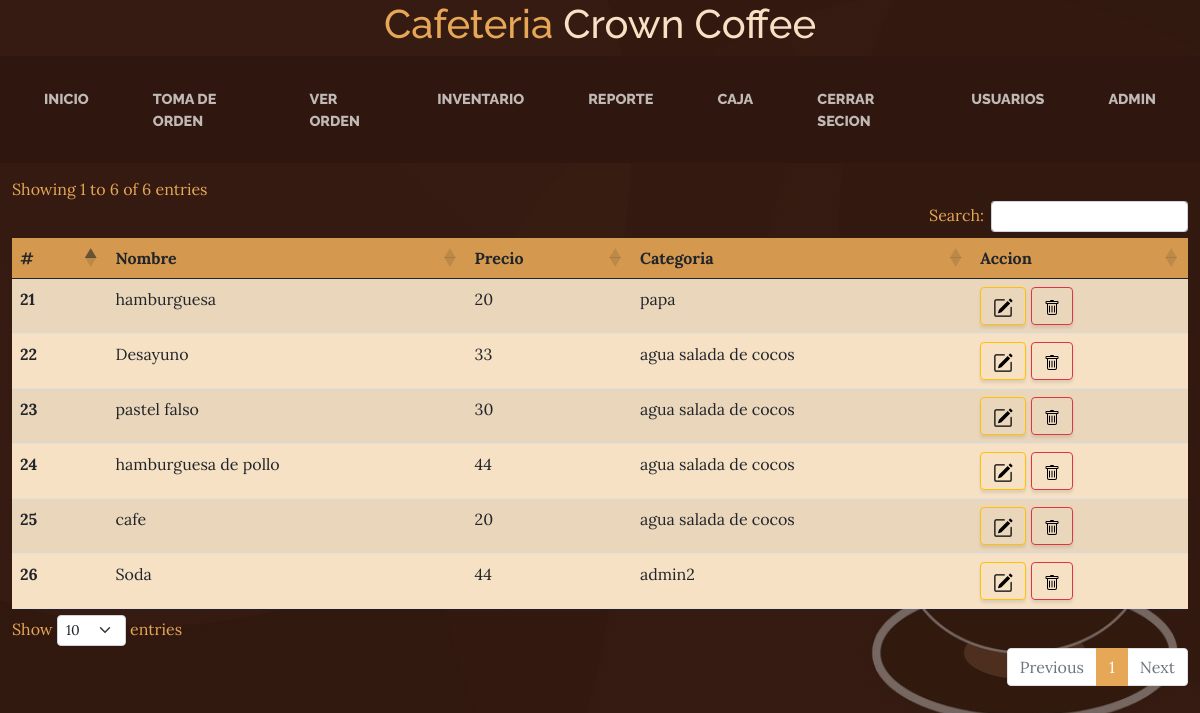
The app's page /inv-recetasprincipal.php (signed in) with its own data.
### tables this page shows
CREATE TABLE `producto_menu` (
  `id_producto_m` int(11) NOT NULL,
  `nombre_prod_m` varchar(255) NOT NULL,
  `costo_prod_m` int(11) NOT NULL,
  `precio_prod_m` int(11) NOT NULL,
  `id_uni_m` int(11) NOT NULL,
  `estado_prod_m` int(11) DEFAULT 1,
  `visible_prod_m` int(11) DEFAULT 1,
  `tmprepa_prod_m` varchar(255) DEFAULT NULL,
  `descrip_prod_m` varchar(255) NOT NULL,
  `id_cat_prod_menu` int(11) NOT NULL,
  `img` mediumblob DEFAULT NULL,
  `nombre_img` varchar(100) DEFAULT NULL,
  `tipo_img` varchar(50) DEFAULT NULL
);

CREATE TABLE `categoria_prod_menu` (
  `id_cat_prod_menu` int(11) NOT NULL,
  `nombre_cat` varchar(100) NOT NULL,
  `descripcion_cat` varchar(255) DEFAULT NULL
);

### inv-recetasprincipal.php (the view, shortened to what this page needs)
<?php
    include("db.php");
?>
<?php include("includes/header.php"); ?>
<?php include("includes/nav.php"); ?>
    <div class="container-xxl text-primary">
        <table class="table table-striped compact" id="datatable">
            <thead class="cta">
                <tr>
                    <th scope="col">#</th>
                    <th scope="col">Nombre</th>
                    <th scope="col">Precio</th>
                    <th scope="col">Categoria</th>
                    <th scope="col">Accion</th>
                </tr>
            </thead>
            <tbody class="bg-faded">
                <?php
                    $categoria = "SELECT * FROM producto_menu";
                    $resultado = mysqli_query($conexion, $categoria);
                    while($row=mysqli_fetch_assoc($resultado)){
                ?>
                <tr>
                    <th scope="row"><?php echo $row["id_producto_m"] ?></th>
                    <td><?php echo $row["nombre_prod_m"] ?></td>
                    <td><?php echo $row["precio_prod_m"] ?></td>
                    <td>
                    <?php
                            $id_catt = $row["id_cat_prod_menu"];
                            $cons_categoria_sl = "SELECT * FROM categoria_prod_menu WHERE id_cat_prod_menu = '$id_catt'";
                            $res_cons_cat_sl =mysqli_query($conexion, $cons_categoria_sl);
                            while($row3=mysqli_fetch_array($res_cons_cat_sl)){
                                $nombr_cat_m_sl = $row3['nombre_cat'];
                                echo $nombr_cat_m_sl;
                            }
                        ?>
                    </td>
                    <td>
                        <a class="btn btn-outline-warning" href="inv-receta-modal.php?var=<?php echo $row["id_producto_m"]; ?>">
                            <img class="d-line" src="img/pencil-square.svg" alt=""  href="inv-receta-modal.php?var=<?php echo $row["id_producto_m"]; ?>">
                        </a>
                        <a class="btn btn-outline-danger" href="" data-bs-toggle="modal" data-bs-target="#modal_eliminar<?php echo $row["id_producto_m"]; ?>" data-bs-whatever="@mdo">
                            <img class="d-inline" src="img/trash.svg" alt="">
                        </a>
                    </td>
                </tr>
                <?php
                    }
                ?>
            </tbody>
        </table>
    </div>
    <?php include("includes/footer.php"); ?>

### records on screen
producto_menu: id_producto_m "21", nombre_prod_m "hamburguesa", precio_prod_m "20"
categoria_prod_menu: nombre_cat "papa"
producto_menu: id_producto_m "22", nombre_prod_m "Desayuno", precio_prod_m "33"
categoria_prod_menu: nombre_cat "agua salada de cocos"
producto_menu: id_producto_m "23", nombre_prod_m "pastel falso", precio_prod_m "30"
producto_menu: id_producto_m "24", nombre_prod_m "hamburguesa de pollo", precio_prod_m "44"
producto_menu: id_producto_m "25", nombre_prod_m "cafe", precio_prod_m "20"
producto_menu: id_producto_m "26", nombre_prod_m "Soda", precio_prod_m "44"
categoria_prod_menu: nombre_cat "admin2"

### other values on screen
$_SESSION['usuario'] "ADMIN"
